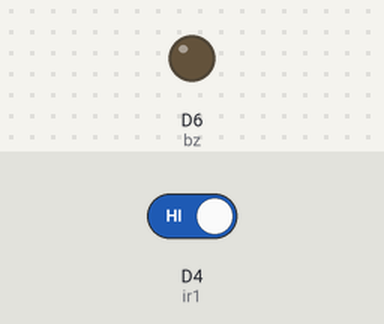
A sketch run on a simulated ESP8266 (NodeMCU). Shown: output pins drawn as LEDs (lit = HIGH). The test bench sets the inputs (shaded band); at power-on: D4 (ir1) HIGH. What the sketch prints to the serial monitor is not drawn.

Above: at 2.8 s.
2.9 s: D4 (ir1) driven LOW
6.0 s: D4 (ir1) driven HIGH
7.5 s: D4 (ir1) driven LOW
At 10.8 s:
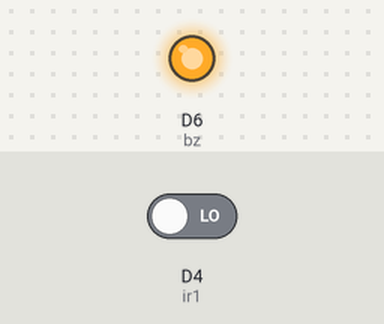
Timing chart, 0 to 12.3 s (numbered marks = the images above; inputs shaded):
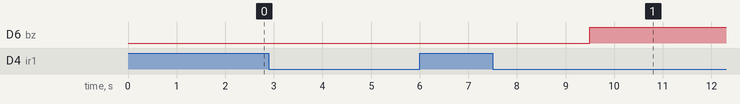

The sketch:

Arduino20.ino
```cpp
int ir1=D4;
int bz=D6;
int c=0;
void setup() {
  // put your setup code here, to run once:
pinMode(ir1, INPUT);
pinMode(bz, OUTPUT);
Serial.begin(115200);
}

void loop() {
  // put your main code here, to run repeatedly:
int ir=digitalRead(ir1);
Serial.print(ir);
delay(500);
if(ir==0)
{
 Serial.println("Sensor Detected");
 c=c+1;
 Serial.println(c);
 if(c>=5)
 {
  digitalWrite(bz,HIGH);
 }
 delay(500);

}
else
{
 Serial.println("Sensor Not Detected");
 digitalWrite(bz,LOW);
 delay(500);
}
}
```

Measured:
- after the input at 2.9 s, every drawn part: stays the same
- after the input at 6.0 s, every drawn part: stays the same
- after the input at 7.5 s, D6 (bz): LOW → HIGH after 2.0 s
